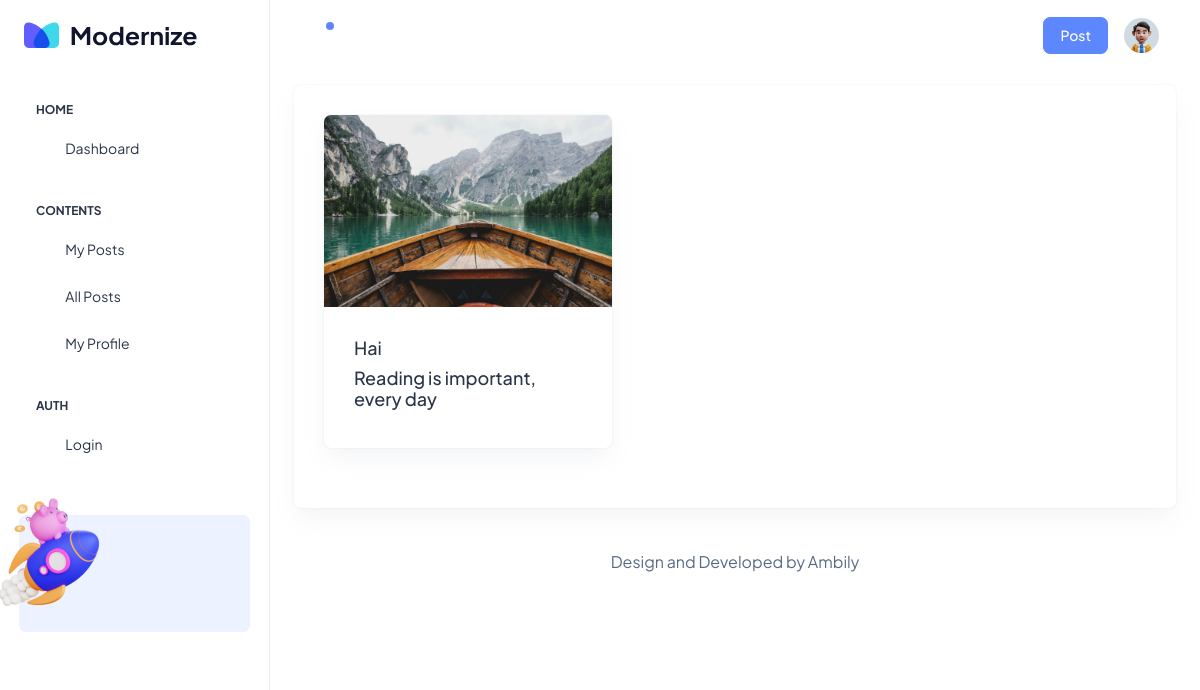
Screenshot of /blogdetailsview/1/ with the database file from the repository.
### userapp/models.py (models this page shows, shortened)
class BlogPost(models.Model):
    title=models.CharField(max_length=100,null=True)
    image=models.ImageField(upload_to='post.media')
    content=models.CharField(max_length=500)

### userapp/views.py (the view)
# urls.py: path("blogdetailsview/<int:blogpost_id>/", views.blogdetailsView, name='blogdetails'),
def blogdetailsView(request,blogpost_id):
    blogpost=BlogPost.objects.get(id=blogpost_id)
    return render(request,'user/blogdetailsview.html',{'blogpost':blogpost})

### templates/user/blogdetailsview.html
{% extends 'user/base1.html' %}
{% load static %}
{% block content %}
<div class="card" style="width: 18rem;">
  <img src="{{blogpost.image.url}}" class="card-img-top" alt="...">
  <div class="card-body">
    <h5 class="card-title">{{blogpost.title}}</h5>
     <h4 class="card-title">{{blogpost.content}}</h4>
  </div>
</div>
{% endblock %}

### rows the page displays
BlogPost: image (picture), title "Hai", content "Reading is important, every day"
